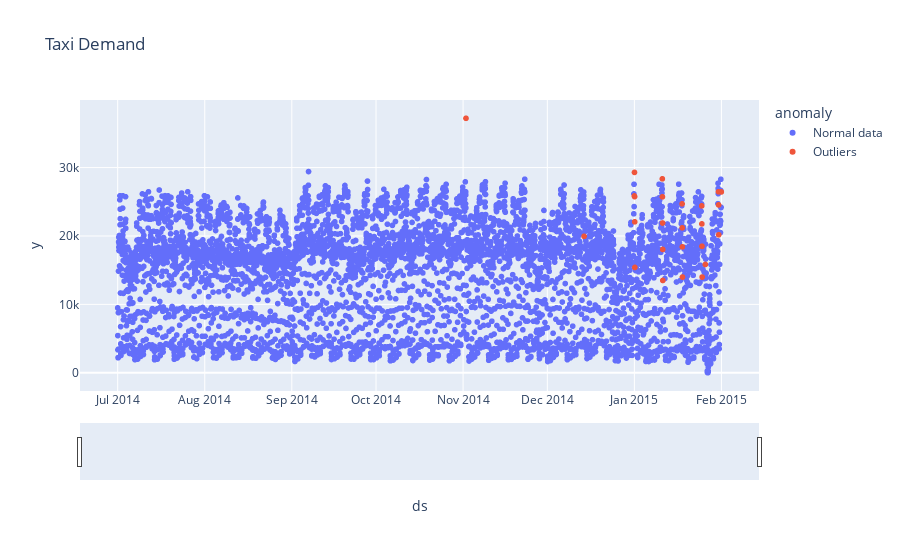

Notebook source saved alongside this figure:
### Code cell
plotly_docs = 'https://plotly.com/python/time-series/' #refer this for more information
fig = px.scatter(results.reset_index(), x='ds', y='y', title='Taxi Demand',color='anomaly')
fig.update_xaxes(rangeslider_visible=True)
fig.show()

### Figure 1 — Plotly figure (JSON) as saved in the notebook; plotly's stock layout.template omitted (floating-point values rounded to 4 significant figures; data arrays with more than 128 entries replaced by an {"elided": "..."} marker saying what was removed)
{"data": [{"hovertemplate": "anomaly=Normal data<br>ds=%{x}<br>y=%{y}<extra></extra>", "legendgroup": "Normal data", "marker": {"color": "#636efa", "symbol": "circle"}, "mode": "markers", "name": "Normal data", "showlegend": true, "type": "scattergl", "x": {"elided": "5135 str values"}, "xaxis": "x", "y": {"elided": "5135 float values"}, "yaxis": "y"}, {"hovertemplate": "anomaly=Outliers<br>ds=%{x}<br>y=%{y}<extra></extra>", "legendgroup": "Outliers", "marker": {"color": "#EF553B", "symbol": "circle"}, "mode": "markers", "name": "Outliers", "showlegend": true, "type": "scattergl", "x": ["2014-11-02T01:00:00", "2014-12-14T02:00:00", "2015-01-01T00:00:00", "2015-01-01T01:00:00", "2015-01-01T02:00:00", "2015-01-01T03:00:00", "2015-01-01T04:00:00", "2015-01-10T23:00:00", "2015-01-11T00:00:00", "2015-01-11T01:00:00", "2015-01-11T02:00:00", "2015-01-11T03:00:00", "2015-01-18T00:00:00", "2015-01-18T01:00:00", "2015-01-18T02:00:00", "2015-01-18T03:00:00", "2015-01-25T00:00:00", "2015-01-25T01:00:00", "2015-01-25T02:00:00", "2015-01-25T03:00:00", "2015-01-26T07:00:00", "2015-01-30T23:00:00", "2015-01-31T00:00:00", "2015-01-31T01:00:00", "2015-01-31T23:00:00"], "xaxis": "x", "y": [37200.0, 19950, 25850, 29292, 25750.0, 22067, 15400.0, 28351, 25720.0, 21900.0, 18029, 13500.0, 24690.0, 21190.0, 18412, 13990.0, 24400.0, 21770.0, 18496, 13990.0, 15840.0, 26464, 24541, 20171, 26440.0], "yaxis": "y"}], "layout": {"legend": {"title": {"text": "anomaly"}, "tracegroupgap": 0}, "title": {"text": "Taxi Demand"}, "xaxis": {"anchor": "y", "domain": [0, 1], "rangeslider": {"visible": true}, "title": {"text": "ds"}}, "yaxis": {"anchor": "x", "domain": [0, 1], "title": {"text": "y"}}}}
